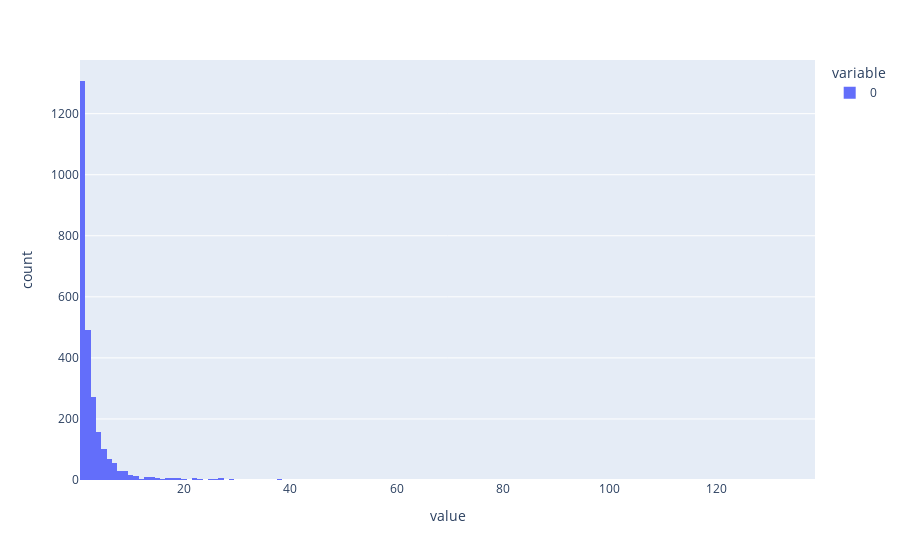

Notebook code for this chart:
### Code cell
fig = px.histogram(cntrs)
fig.show()
# pd.Series(cntrs).hist()

### Figure 1 — Plotly figure (JSON) as saved in the notebook; plotly's stock layout.template omitted (floating-point values rounded to 4 significant figures; data arrays with more than 128 entries replaced by an {"elided": "..."} marker saying what was removed)
{"data": [{"alignmentgroup": "True", "bingroup": "x", "hovertemplate": "variable=0<br>value=%{x}<br>count=%{y}<extra></extra>", "legendgroup": "0", "marker": {"color": "#636efa", "pattern": {"shape": ""}}, "name": "0", "offsetgroup": "0", "orientation": "v", "showlegend": true, "type": "histogram", "x": {"elided": "2640 int values"}, "xaxis": "x", "yaxis": "y"}], "layout": {"barmode": "relative", "legend": {"title": {"text": "variable"}, "tracegroupgap": 0}, "margin": {"t": 60}, "xaxis": {"anchor": "y", "domain": [0, 1], "title": {"text": "value"}}, "yaxis": {"anchor": "x", "domain": [0, 1], "title": {"text": "count"}}}}
